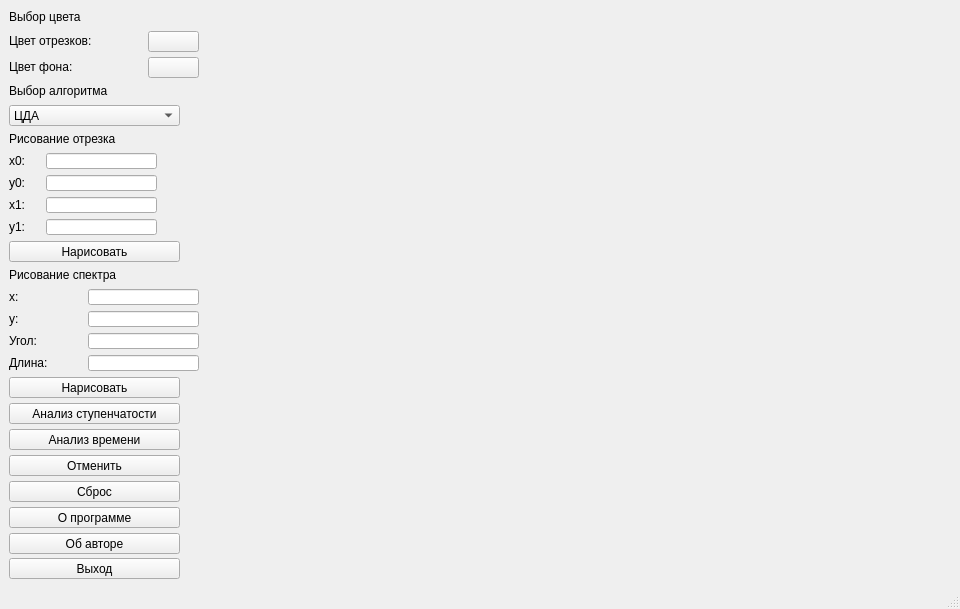
<?xml version="1.0" encoding="UTF-8"?>
<ui version="4.0">
 <class>MainWindow</class>
 <widget class="QMainWindow" name="MainWindow">
  <property name="geometry">
   <rect>
    <x>0</x>
    <y>0</y>
    <width>960</width>
    <height>609</height>
   </rect>
  </property>
  <property name="sizePolicy">
   <sizepolicy hsizetype="Preferred" vsizetype="Preferred">
    <horstretch>0</horstretch>
    <verstretch>0</verstretch>
   </sizepolicy>
  </property>
  <property name="minimumSize">
   <size>
    <width>960</width>
    <height>560</height>
   </size>
  </property>
  <property name="windowTitle">
   <string>Лабораторная работа 3</string>
  </property>
  <property name="autoFillBackground">
   <bool>false</bool>
  </property>
  <property name="locale">
   <locale language="Russian" country="Russia"/>
  </property>
  <property name="tabShape">
   <enum>QTabWidget::Triangular</enum>
  </property>
  <widget class="QWidget" name="centralwidget">
   <property name="contextMenuPolicy">
    <enum>Qt::NoContextMenu</enum>
   </property>
   <layout class="QGridLayout" name="gridLayout">
    <item row="0" column="0" colspan="4">
     <widget class="QLabel" name="label_0">
      <property name="enabled">
       <bool>true</bool>
      </property>
      <property name="minimumSize">
       <size>
        <width>171</width>
        <height>16</height>
       </size>
      </property>
      <property name="maximumSize">
       <size>
        <width>171</width>
        <height>16</height>
       </size>
      </property>
      <property name="autoFillBackground">
       <bool>false</bool>
      </property>
      <property name="locale">
       <locale language="Russian" country="Russia"/>
      </property>
      <property name="text">
       <string>Выбор цвета</string>
      </property>
     </widget>
    </item>
    <item row="0" column="4" rowspan="19">
     <spacer name="horizontalSpacer">
      <property name="orientation">
       <enum>Qt::Horizontal</enum>
      </property>
      <property name="sizeHint" stdset="0">
       <size>
        <width>731</width>
        <height>444</height>
       </size>
      </property>
     </spacer>
    </item>
    <item row="1" column="0" colspan="3">
     <widget class="QLabel" name="label_1">
      <property name="enabled">
       <bool>true</bool>
      </property>
      <property name="minimumSize">
       <size>
        <width>111</width>
        <height>16</height>
       </size>
      </property>
      <property name="maximumSize">
       <size>
        <width>111</width>
        <height>16</height>
       </size>
      </property>
      <property name="autoFillBackground">
       <bool>false</bool>
      </property>
      <property name="locale">
       <locale language="Russian" country="Russia"/>
      </property>
      <property name="text">
       <string>Цвет отрезков:</string>
      </property>
     </widget>
    </item>
    <item row="1" column="3">
     <widget class="QPushButton" name="lineColorButton">
      <property name="minimumSize">
       <size>
        <width>51</width>
        <height>21</height>
       </size>
      </property>
      <property name="maximumSize">
       <size>
        <width>51</width>
        <height>21</height>
       </size>
      </property>
      <property name="locale">
       <locale language="Russian" country="Russia"/>
      </property>
      <property name="text">
       <string/>
      </property>
     </widget>
    </item>
    <item row="2" column="0" colspan="3">
     <widget class="QLabel" name="label_2">
      <property name="minimumSize">
       <size>
        <width>111</width>
        <height>16</height>
       </size>
      </property>
      <property name="maximumSize">
       <size>
        <width>111</width>
        <height>16</height>
       </size>
      </property>
      <property name="locale">
       <locale language="Russian" country="Russia"/>
      </property>
      <property name="text">
       <string>Цвет фона:</string>
      </property>
     </widget>
    </item>
    <item row="2" column="3">
     <widget class="QPushButton" name="fontColorButton">
      <property name="minimumSize">
       <size>
        <width>51</width>
        <height>21</height>
       </size>
      </property>
      <property name="maximumSize">
       <size>
        <width>51</width>
        <height>21</height>
       </size>
      </property>
      <property name="locale">
       <locale language="Russian" country="Russia"/>
      </property>
      <property name="text">
       <string/>
      </property>
     </widget>
    </item>
    <item row="3" column="0" colspan="4">
     <widget class="QLabel" name="label_8">
      <property name="minimumSize">
       <size>
        <width>171</width>
        <height>16</height>
       </size>
      </property>
      <property name="maximumSize">
       <size>
        <width>171</width>
        <height>16</height>
       </size>
      </property>
      <property name="locale">
       <locale language="Russian" country="Russia"/>
      </property>
      <property name="text">
       <string>Выбор алгоритма</string>
      </property>
     </widget>
    </item>
    <item row="4" column="0" colspan="4">
     <widget class="QComboBox" name="comboBox">
      <property name="minimumSize">
       <size>
        <width>171</width>
        <height>21</height>
       </size>
      </property>
      <property name="maximumSize">
       <size>
        <width>171</width>
        <height>21</height>
       </size>
      </property>
      <item>
       <property name="text">
        <string>ЦДА</string>
       </property>
      </item>
      <item>
       <property name="text">
        <string>Брезенхем (целые)</string>
       </property>
      </item>
      <item>
       <property name="text">
        <string>Брезенхем (действ.)</string>
       </property>
      </item>
      <item>
       <property name="text">
        <string>Брезенхем (с устр. ст.)</string>
       </property>
      </item>
      <item>
       <property name="text">
        <string>Ву</string>
       </property>
      </item>
      <item>
       <property name="text">
        <string>Библиотечный</string>
       </property>
      </item>
     </widget>
    </item>
    <item row="5" column="0" colspan="4">
     <widget class="QLabel" name="label_3">
      <property name="minimumSize">
       <size>
        <width>171</width>
        <height>16</height>
       </size>
      </property>
      <property name="maximumSize">
       <size>
        <width>171</width>
        <height>16</height>
       </size>
      </property>
      <property name="locale">
       <locale language="Russian" country="Russia"/>
      </property>
      <property name="text">
       <string>Рисование отрезка</string>
      </property>
     </widget>
    </item>
    <item row="6" column="0">
     <widget class="QLabel" name="label_4">
      <property name="enabled">
       <bool>true</bool>
      </property>
      <property name="minimumSize">
       <size>
        <width>31</width>
        <height>16</height>
       </size>
      </property>
      <property name="maximumSize">
       <size>
        <width>31</width>
        <height>16</height>
       </size>
      </property>
      <property name="autoFillBackground">
       <bool>false</bool>
      </property>
      <property name="locale">
       <locale language="Russian" country="Russia"/>
      </property>
      <property name="text">
       <string>x0:</string>
      </property>
     </widget>
    </item>
    <item row="6" column="1" colspan="3">
     <widget class="QLineEdit" name="lineEditX0">
      <property name="minimumSize">
       <size>
        <width>111</width>
        <height>16</height>
       </size>
      </property>
      <property name="maximumSize">
       <size>
        <width>111</width>
        <height>16</height>
       </size>
      </property>
     </widget>
    </item>
    <item row="7" column="0">
     <widget class="QLabel" name="label_5">
      <property name="enabled">
       <bool>true</bool>
      </property>
      <property name="minimumSize">
       <size>
        <width>31</width>
        <height>16</height>
       </size>
      </property>
      <property name="maximumSize">
       <size>
        <width>31</width>
        <height>16</height>
       </size>
      </property>
      <property name="autoFillBackground">
       <bool>false</bool>
      </property>
      <property name="locale">
       <locale language="Russian" country="Russia"/>
      </property>
      <property name="text">
       <string>y0:</string>
      </property>
     </widget>
    </item>
    <item row="7" column="1" colspan="3">
     <widget class="QLineEdit" name="lineEditY0">
      <property name="minimumSize">
       <size>
        <width>111</width>
        <height>16</height>
       </size>
      </property>
      <property name="maximumSize">
       <size>
        <width>111</width>
        <height>16</height>
       </size>
      </property>
     </widget>
    </item>
    <item row="8" column="0">
     <widget class="QLabel" name="label_6">
      <property name="enabled">
       <bool>true</bool>
      </property>
      <property name="minimumSize">
       <size>
        <width>31</width>
        <height>16</height>
       </size>
      </property>
      <property name="maximumSize">
       <size>
        <width>31</width>
        <height>16</height>
       </size>
      </property>
      <property name="autoFillBackground">
       <bool>false</bool>
      </property>
      <property name="locale">
       <locale language="Russian" country="Russia"/>
      </property>
      <property name="text">
       <string>x1:</string>
      </property>
     </widget>
    </item>
    <item row="8" column="1" colspan="3">
     <widget class="QLineEdit" name="lineEditX1">
      <property name="minimumSize">
       <size>
        <width>111</width>
        <height>16</height>
       </size>
      </property>
      <property name="maximumSize">
       <size>
        <width>111</width>
        <height>16</height>
       </size>
      </property>
     </widget>
    </item>
    <item row="9" column="0">
     <widget class="QLabel" name="label_7">
      <property name="enabled">
       <bool>true</bool>
      </property>
      <property name="minimumSize">
       <size>
        <width>31</width>
        <height>16</height>
       </size>
      </property>
      <property name="maximumSize">
       <size>
        <width>31</width>
        <height>16</height>
       </size>
      </property>
      <property name="autoFillBackground">
       <bool>false</bool>
      </property>
      <property name="locale">
       <locale language="Russian" country="Russia"/>
      </property>
      <property name="text">
       <string>y1:</string>
      </property>
     </widget>
    </item>
    <item row="9" column="1" colspan="3">
     <widget class="QLineEdit" name="lineEditY1">
      <property name="minimumSize">
       <size>
        <width>111</width>
        <height>16</height>
       </size>
      </property>
      <property name="maximumSize">
       <size>
        <width>111</width>
        <height>16</height>
       </size>
      </property>
     </widget>
    </item>
    <item row="10" column="0" colspan="4">
     <widget class="QPushButton" name="drawLineButton">
      <property name="minimumSize">
       <size>
        <width>171</width>
        <height>21</height>
       </size>
      </property>
      <property name="maximumSize">
       <size>
        <width>171</width>
        <height>21</height>
       </size>
      </property>
      <property name="locale">
       <locale language="Russian" country="Russia"/>
      </property>
      <property name="text">
       <string>Нарисовать</string>
      </property>
     </widget>
    </item>
    <item row="11" column="0" colspan="4">
     <widget class="QLabel" name="label_9">
      <property name="minimumSize">
       <size>
        <width>171</width>
        <height>16</height>
       </size>
      </property>
      <property name="maximumSize">
       <size>
        <width>171</width>
        <height>16</height>
       </size>
      </property>
      <property name="locale">
       <locale language="Russian" country="Russia"/>
      </property>
      <property name="text">
       <string>Рисование спектра</string>
      </property>
     </widget>
    </item>
    <item row="12" column="0" colspan="2">
     <widget class="QLabel" name="label_13">
      <property name="enabled">
       <bool>true</bool>
      </property>
      <property name="minimumSize">
       <size>
        <width>51</width>
        <height>16</height>
       </size>
      </property>
      <property name="maximumSize">
       <size>
        <width>51</width>
        <height>16</height>
       </size>
      </property>
      <property name="autoFillBackground">
       <bool>false</bool>
      </property>
      <property name="locale">
       <locale language="Russian" country="Russia"/>
      </property>
      <property name="text">
       <string>x:</string>
      </property>
     </widget>
    </item>
    <item row="12" column="2" colspan="2">
     <widget class="QLineEdit" name="lineEditX">
      <property name="minimumSize">
       <size>
        <width>111</width>
        <height>16</height>
       </size>
      </property>
      <property name="maximumSize">
       <size>
        <width>111</width>
        <height>16</height>
       </size>
      </property>
     </widget>
    </item>
    <item row="13" column="0" colspan="2">
     <widget class="QLabel" name="label_12">
      <property name="enabled">
       <bool>true</bool>
      </property>
      <property name="minimumSize">
       <size>
        <width>51</width>
        <height>16</height>
       </size>
      </property>
      <property name="maximumSize">
       <size>
        <width>51</width>
        <height>16</height>
       </size>
      </property>
      <property name="autoFillBackground">
       <bool>false</bool>
      </property>
      <property name="locale">
       <locale language="Russian" country="Russia"/>
      </property>
      <property name="text">
       <string>y:</string>
      </property>
     </widget>
    </item>
    <item row="13" column="2" colspan="2">
     <widget class="QLineEdit" name="lineEditY">
      <property name="minimumSize">
       <size>
        <width>111</width>
        <height>16</height>
       </size>
      </property>
      <property name="maximumSize">
       <size>
        <width>111</width>
        <height>16</height>
       </size>
      </property>
     </widget>
    </item>
    <item row="14" column="0" colspan="2">
     <widget class="QLabel" name="label_10">
      <property name="enabled">
       <bool>true</bool>
      </property>
      <property name="minimumSize">
       <size>
        <width>51</width>
        <height>16</height>
       </size>
      </property>
      <property name="maximumSize">
       <size>
        <width>51</width>
        <height>16</height>
       </size>
      </property>
      <property name="autoFillBackground">
       <bool>false</bool>
      </property>
      <property name="locale">
       <locale language="Russian" country="Russia"/>
      </property>
      <property name="text">
       <string>Угол:</string>
      </property>
     </widget>
    </item>
    <item row="14" column="2" colspan="2">
     <widget class="QLineEdit" name="lineEditStep">
      <property name="minimumSize">
       <size>
        <width>111</width>
        <height>16</height>
       </size>
      </property>
      <property name="maximumSize">
       <size>
        <width>111</width>
        <height>16</height>
       </size>
      </property>
     </widget>
    </item>
    <item row="15" column="0" colspan="2">
     <widget class="QLabel" name="label_11">
      <property name="enabled">
       <bool>true</bool>
      </property>
      <property name="minimumSize">
       <size>
        <width>51</width>
        <height>16</height>
       </size>
      </property>
      <property name="maximumSize">
       <size>
        <width>51</width>
        <height>16</height>
       </size>
      </property>
      <property name="autoFillBackground">
       <bool>false</bool>
      </property>
      <property name="locale">
       <locale language="Russian" country="Russia"/>
      </property>
      <property name="text">
       <string>Длина:</string>
      </property>
     </widget>
    </item>
    <item row="15" column="2" colspan="2">
     <widget class="QLineEdit" name="lineEditLen">
      <property name="minimumSize">
       <size>
        <width>111</width>
        <height>16</height>
       </size>
      </property>
      <property name="maximumSize">
       <size>
        <width>111</width>
        <height>16</height>
       </size>
      </property>
     </widget>
    </item>
    <item row="16" column="0" colspan="4">
     <widget class="QPushButton" name="drawLinesButton">
      <property name="minimumSize">
       <size>
        <width>171</width>
        <height>21</height>
       </size>
      </property>
      <property name="maximumSize">
       <size>
        <width>171</width>
        <height>21</height>
       </size>
      </property>
      <property name="locale">
       <locale language="Russian" country="Russia"/>
      </property>
      <property name="text">
       <string>Нарисовать</string>
      </property>
     </widget>
    </item>
    <item row="17" column="0" colspan="4">
     <widget class="QPushButton" name="analyseButton">
      <property name="minimumSize">
       <size>
        <width>171</width>
        <height>21</height>
       </size>
      </property>
      <property name="maximumSize">
       <size>
        <width>171</width>
        <height>21</height>
       </size>
      </property>
      <property name="locale">
       <locale language="Russian" country="Russia"/>
      </property>
      <property name="text">
       <string>Анализ ступенчатости</string>
      </property>
     </widget>
    </item>
    <item row="18" column="0" colspan="4">
     <widget class="QPushButton" name="analyseButton_2">
      <property name="minimumSize">
       <size>
        <width>171</width>
        <height>21</height>
       </size>
      </property>
      <property name="maximumSize">
       <size>
        <width>171</width>
        <height>21</height>
       </size>
      </property>
      <property name="locale">
       <locale language="Russian" country="Russia"/>
      </property>
      <property name="text">
       <string>Анализ времени</string>
      </property>
     </widget>
    </item>
    <item row="19" column="0" colspan="4">
     <widget class="QPushButton" name="discardButton">
      <property name="minimumSize">
       <size>
        <width>171</width>
        <height>21</height>
       </size>
      </property>
      <property name="maximumSize">
       <size>
        <width>171</width>
        <height>21</height>
       </size>
      </property>
      <property name="locale">
       <locale language="Russian" country="Russia"/>
      </property>
      <property name="text">
       <string>Отменить</string>
      </property>
     </widget>
    </item>
    <item row="20" column="0" colspan="4">
     <widget class="QPushButton" name="discardAllButton">
      <property name="minimumSize">
       <size>
        <width>171</width>
        <height>21</height>
       </size>
      </property>
      <property name="maximumSize">
       <size>
        <width>171</width>
        <height>21</height>
       </size>
      </property>
      <property name="locale">
       <locale language="Russian" country="Russia"/>
      </property>
      <property name="text">
       <string>Сброс</string>
      </property>
     </widget>
    </item>
    <item row="21" column="0" colspan="4">
     <spacer name="verticalSpacer">
      <property name="orientation">
       <enum>Qt::Vertical</enum>
      </property>
      <property name="sizeHint" stdset="0">
       <size>
        <width>145</width>
        <height>149</height>
       </size>
      </property>
     </spacer>
    </item>
    <item row="22" column="0" colspan="4">
     <widget class="QPushButton" name="aboutButton">
      <property name="minimumSize">
       <size>
        <width>171</width>
        <height>21</height>
       </size>
      </property>
      <property name="maximumSize">
       <size>
        <width>171</width>
        <height>21</height>
       </size>
      </property>
      <property name="locale">
       <locale language="Russian" country="Russia"/>
      </property>
      <property name="text">
       <string>О программе</string>
      </property>
     </widget>
    </item>
    <item row="23" column="0" colspan="4">
     <widget class="QPushButton" name="authorButton">
      <property name="minimumSize">
       <size>
        <width>171</width>
        <height>21</height>
       </size>
      </property>
      <property name="maximumSize">
       <size>
        <width>171</width>
        <height>21</height>
       </size>
      </property>
      <property name="locale">
       <locale language="Russian" country="Russia"/>
      </property>
      <property name="text">
       <string>Об авторе</string>
      </property>
     </widget>
    </item>
    <item row="24" column="0" colspan="4">
     <widget class="QPushButton" name="outButton">
      <property name="minimumSize">
       <size>
        <width>171</width>
        <height>21</height>
       </size>
      </property>
      <property name="maximumSize">
       <size>
        <width>171</width>
        <height>21</height>
       </size>
      </property>
      <property name="locale">
       <locale language="Russian" country="Russia"/>
      </property>
      <property name="text">
       <string>Выход</string>
      </property>
     </widget>
    </item>
   </layout>
  </widget>
  <widget class="QStatusBar" name="statusbar"/>
 </widget>
 <resources/>
 <connections/>
</ui>
